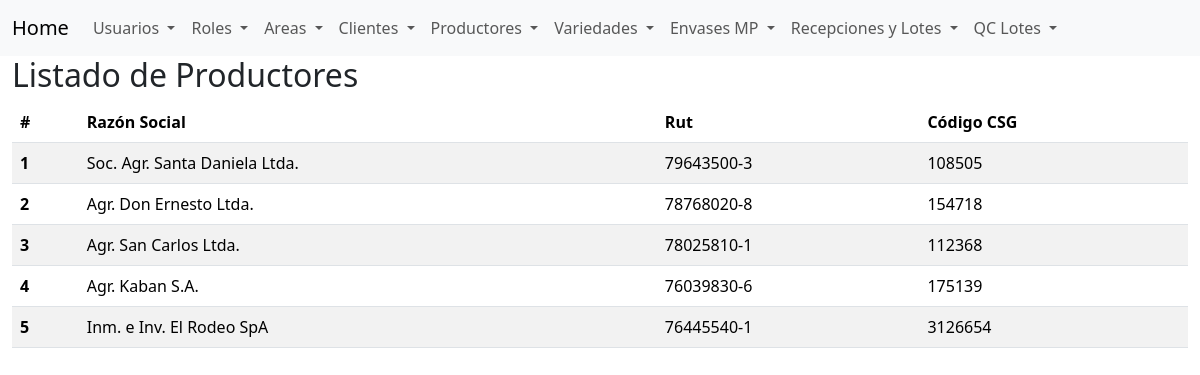
/list_growers (signed in), run on the app's committed database.
### app/models.py (models this page shows, shortened)
class Grower(BaseModel):
    __tablename__ = 'growers'
    name = db.Column(db.String(128), nullable=False)
    tax_id = db.Column(db.String(10), nullable=False, unique=True)
    csg_code = db.Column(db.String(10), default=0, nullable=False)
    is_active = db.Column(db.Boolean, default=True, nullable=False)

### app/routes.py (the view)
@app.route('/list_growers')
@login_required
def list_growers():
    growers = Grower.query.all()
    return render_template('list_growers.html', growers=growers)

### app/models.py (called while the page is built)
@login_manager.user_loader
def load_user(user_id):
    return User.query.get(int(user_id))

    def has_role(self, role_name):
        return any(role.name == role_name for role in self.roles)

### app/templates/list_growers.html
{% extends "base.html" %}
{% block content %}
<h2>Listado de Productores</h2>
<table class="table table-striped">
    <thead>
        <tr>
            <th scope="col">#</th>
            <th scope="col">Razón Social</th>
            <th scope="col">Rut</th>
            <th scope="col">Código CSG</th>
        </tr>
    </thead>
    <tbody>
        {% for grower in growers %}
        <tr>
            <th scope="row">{{ loop.index }}</th>
            <td>{{ grower.name }}</td>
            <td>{{ grower.tax_id }}</td>
            <td>{{ grower.csg_code }}</td>
        </tr>
        {% else %}
        <tr>
            <td colspan="6">No se encontraron productores en la base de datos.</td>
        </tr>
        {% endfor %}
    </tbody>
</table>
{% endblock %}

### app/templates/base.html (shortened to what this page needs)
<!DOCTYPE html>
<html lang="en">
<head>
    <link href="https://cdn.jsdelivr.net/npm/bootstrap@5.3.2/dist/css/bootstrap.min.css" rel="stylesheet">
</head>
<body>
    <nav class="navbar navbar-expand-lg bg-body-tertiary">
        <div class="container-fluid">
            <a class="navbar-brand" href="{{ url_for('index') }}">Home</a>
            <div class="collapse navbar-collapse" id="navbarSupportedContent">
                <ul class="navbar-nav me-auto mb-2 mb-lg-0">
                    {% if current_user.is_authenticated and current_user.has_role('Admin') %}
                    <li class="nav-item dropdown">
                        <a class="nav-link dropdown-toggle" href="#" role="button" data-bs-toggle="dropdown" aria-expanded="false">
                            Usuarios
                        </a>
                    </li>
                    <li class="nav-item dropdown">
                        <a class="nav-link dropdown-toggle" href="#" role="button" data-bs-toggle="dropdown" aria-expanded="false">
                            Roles
                        </a>
                    </li>
                    <li class="nav-item dropdown">
                        <a class="nav-link dropdown-toggle" href="#" role="button" data-bs-toggle="dropdown" aria-expanded="false">
                            Areas
                        </a>
                    </li>
                    <li class="nav-item dropdown">
                        <a class="nav-link dropdown-toggle" href="#" role="button" data-bs-toggle="dropdown" aria-expanded="false">
                            Clientes
                        </a>
                    </li>
                    <li class="nav-item dropdown">
                        <a class="nav-link dropdown-toggle" href="#" role="button" data-bs-toggle="dropdown" aria-expanded="false">
                            Productores
                        </a>
                    </li>
                    <li class="nav-item dropdown">
                        <a class="nav-link dropdown-toggle" href="#" role="button" data-bs-toggle="dropdown" aria-expanded="false">
                           Variedades
                        </a>
                    </li>
                    <li class="nav-item dropdown">
                        <a class="nav-link dropdown-toggle" href="#" role="button" data-bs-toggle="dropdown" aria-expanded="false">
                           Envases MP
                        </a>
                    </li>
                    {% endif %}
                    {% if current_user.is_authenticated and current_user.is_active and not current_user.is_external and (current_user.has_role('Admin') or current_user.from_area('MateriaPrima')) %}
                    <li class="nav-item dropdown">
                        <a class="nav-link dropdown-toggle" href="#" role="button" data-bs-toggle="dropdown" aria-expanded="false">
                            Recepciones y Lotes
                        </a>
                    </li>
                    {% endif %}
                    {% if current_user.is_authenticated %}
                    <li class="nav-item dropdown">
                        <a class="nav-link dropdown-toggle" href="#" role="button" data-bs-toggle="dropdown" aria-expanded="false">
                            QC Lotes
                        </a>
                    </li>
                    {% endif %}
                </ul>
            </div>
        </div>
    </nav>
    <div class="container-fluid">
        {% block content %}
        {% endblock %}
    </div>
</body>
</html>

### data on the page
Grower: name "Soc. Agr. Santa Daniela Ltda.", tax_id "79643500-3", csg_code "108505"
Grower: name "Agr. Don Ernesto Ltda.", tax_id "78768020-8", csg_code "154718"
Grower: name "Agr. San Carlos Ltda.", tax_id "78025810-1", csg_code "112368"
Grower: name "Agr. Kaban S.A.", tax_id "76039830-6", csg_code "175139"
Grower: name "Inm. e Inv. El Rodeo SpA", tax_id "76445540-1", csg_code "3126654"
